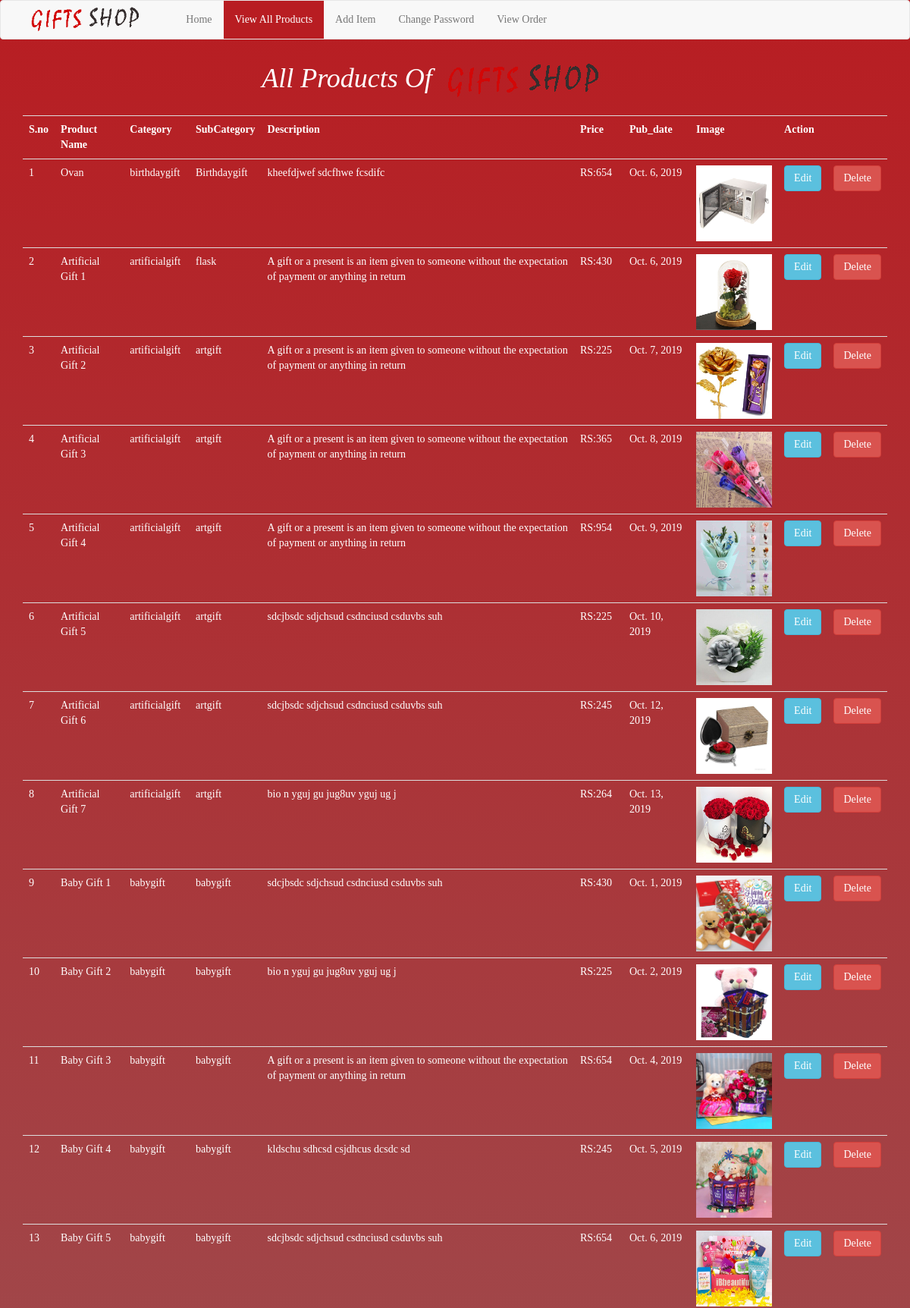
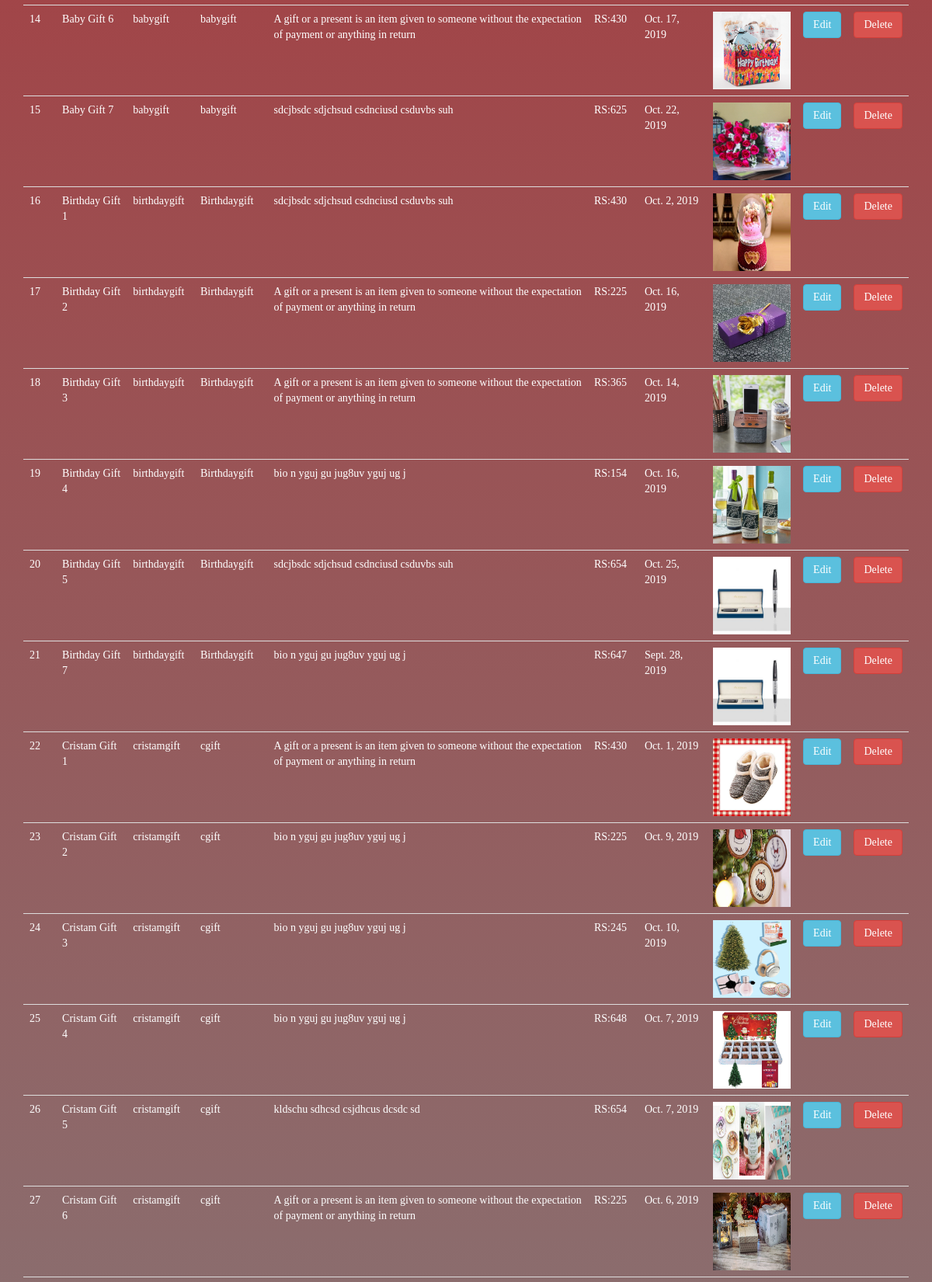
Page /viewallproduct/ (upper part) on the committed database (2 pictures, top to bottom).
### mycart/models.py (models this page shows, shortened)
class Product(models.Model):
	GIFT_CHOICES = [
    ('babygift','BABYGIFT'),
    ('birthdaygift', 'BIRTHDAYGIFT'),
    ('accentsgift','ACCENTSGIFT'),
    ('cristamgift','CRISTAMGIFT'),
    ('toysgift','TOYSGIFT'),
    ('valentinegift','VALENTINEGIFT'),
    ('artificialgift','ARTIFICIALGIFT'),
    ('giftforher','GIFTFORHER'),
    ('giftforhim','GIFTFORHIM'),
]
	product_name = models.CharField(max_length=100,null=True)
	desc = models.CharField(max_length=1000,null=True)
	category = models.CharField(max_length=100, choices=GIFT_CHOICES,default='babygift')
	subcategory = models.CharField(max_length=100,null=True)
	price = models.IntegerField(null=True)
	Image = models.ImageField(upload_to="shop/images",null=True)
	pub_date = models.DateField()

### mycart/views.py (the view)
# urls.py: path('viewallproduct/', views.viewallproduct,name='viewallproduct'),
def viewallproduct(request):
	allpro=Product.objects.all()
	return render(request,'viewallproduct.html',{'allpro':allpro})

### templates/viewallproduct.html (shortened to what this page needs)
{% load static %}
<!DOCTYPE html>
<html lang="en">
<head>
  <link rel="stylesheet" href="https://maxcdn.bootstrapcdn.com/bootstrap/3.4.0/css/bootstrap.min.css">
<link href="//netdna.bootstrapcdn.com/bootstrap/3.2.0/css/bootstrap.min.css" rel="stylesheet" id="bootstrap-css">
</head>
<body>
  <nav class="navbar navbar-default">
  <div class="container-fluid">
    <div class="navbar-header">
      <a href="index.html"><img style="height: 50px;" src="{% static 'images/logo2.png' %}" alt="" /></a>
    </div>
    <ul class="nav navbar-nav">
      <li class="hov"><a href="/">Home</a></li>
      <li class="active"><a style="background-color: #B81D22 !important; color:white;" href="">View All Products</a></li>
      <li class="hov"><a href="{% url 'addproduct' %}">Add Item</a></li>
      <li class="hov"><a href="{% url 'change_password' %}">Change Password</a></li>
      <li class="hov"><a href="{% url 'vieworder' %}">View Order</a></li>
    </ul>
  </div>
</nav>
<center>
  <h1><span style="font-family: century-gothic; font-style: italic;">All Products Of</span><img style="margin-left: -15px;" src="{% static 'images/logo2.png' %}"></h1>
</center>
<div class="container">
      <table align="center" class="table table-border table-hover table-responsive">
            <tr>
                  <th>S.no</th>
                  <th>Product Name</th>
                  <th>Category</th>
                  <th>SubCategory</th>
                  <th>Description</th>
                  <th>Price</th>
                  <th>Pub_date</th>
                  <th>Image</th>
                  <th colspan="2">Action</th>
            </tr>
            {% for i in allpro %}
              <tr>
                <td>{{forloop.counter}}</td>
                <td>{{i.product_name}}</td>
                <td>{{i.category}}</td>
                <td>{{i.subcategory}}</td>
                <td>{{i.desc}}</td>
                <td>RS:{{i.price}}</td>
                <td>{{i.pub_date}}</td>
                <td><a href="/media/{{i.Image}}"><img src="/media/{{i.Image}}" height="100" width="100"></a></td>
                <td><a href="{% url 'editproduct' i.id %}" class="btn btn-info">Edit</a> </td><td><a href="{% url 'deleteproduct' i.id %}" class="btn btn-danger">Delete</a></td>
              </tr>
            {% endfor %}
      </table>
</div>
</body>
</html>

### templates/viewallproduct.html (style rules this page uses)
body { margin: 0; padding: 0; font-family:century gothic; color:white; background-image:linear-gradient(#B81D22,grey,black); background-size:100% 100%; }
td { padding: 10px; }
th { padding: 10px; }

### rows in the picture
Product: product_name "Ovan", category "birthdaygift", subcategory "Birthdaygift", desc "kheefdjwef sdcfhwe fcsdifc", price "654", pub_date "Oct. 6, 2019", Image (picture)
Product: product_name "Artificial Gift 1", category "artificialgift", subcategory "flask", desc "A gift or a present is an item given to someone without the expectation of payment or anything in return", price "430", pub_date "Oct. 6, 2019", Image (picture)
Product: product_name "Artificial Gift 2", category "artificialgift", subcategory "artgift", desc "A gift or a present is an item given to someone without the expectation of payment or anything in return", price "225", pub_date "Oct. 7, 2019", Image (picture)
Product: product_name "Artificial Gift 3", category "artificialgift", subcategory "artgift", desc "A gift or a present is an item given to someone without the expectation of payment or anything in return", price "365", pub_date "Oct. 8, 2019", Image (picture)
Product: product_name "Artificial Gift 4", category "artificialgift", subcategory "artgift", desc "A gift or a present is an item given to someone without the expectation of payment or anything in return", price "954", pub_date "Oct. 9, 2019", Image (picture)
Product: product_name "Artificial Gift 5", category "artificialgift", subcategory "artgift", desc "sdcjbsdc sdjchsud csdnciusd csduvbs suh", price "225", pub_date "Oct. 10, 2019", Image (picture)
Product: product_name "Artificial Gift 6", category "artificialgift", subcategory "artgift", desc "sdcjbsdc sdjchsud csdnciusd csduvbs suh", price "245", pub_date "Oct. 12, 2019", Image (picture)
Product: product_name "Artificial Gift 7", category "artificialgift", subcategory "artgift", desc "bio n yguj gu jug8uv yguj ug j", price "264", pub_date "Oct. 13, 2019", Image (picture)
Product: product_name "Baby Gift 1", category "babygift", subcategory "babygift", desc "sdcjbsdc sdjchsud csdnciusd csduvbs suh", price "430", pub_date "Oct. 1, 2019", Image (picture)
Product: product_name "Baby Gift 2", category "babygift", subcategory "babygift", desc "bio n yguj gu jug8uv yguj ug j", price "225", pub_date "Oct. 2, 2019", Image (picture)
Product: product_name "Baby Gift 3", category "babygift", subcategory "babygift", desc "A gift or a present is an item given to someone without the expectation of payment or anything in return", price "654", pub_date "Oct. 4, 2019", Image (picture)
Product: product_name "Baby Gift 4", category "babygift", subcategory "babygift", desc "kldschu sdhcsd csjdhcus dcsdc sd", price "245", pub_date "Oct. 5, 2019", Image (picture)
Product: product_name "Baby Gift 5", category "babygift", subcategory "babygift", desc "sdcjbsdc sdjchsud csdnciusd csduvbs suh", price "654", pub_date "Oct. 6, 2019", Image (picture)
Product: product_name "Baby Gift 6", category "babygift", subcategory "babygift", desc "A gift or a present is an item given to someone without the expectation of payment or anything in return", price "430", pub_date "Oct. 17, 2019", Image (picture)
Product: product_name "Baby Gift 7", category "babygift", subcategory "babygift", desc "sdcjbsdc sdjchsud csdnciusd csduvbs suh", price "625", pub_date "Oct. 22, 2019", Image (picture)
Product: product_name "Birthday Gift 1", category "birthdaygift", subcategory "Birthdaygift", desc "sdcjbsdc sdjchsud csdnciusd csduvbs suh", price "430", pub_date "Oct. 2, 2019", Image (picture)
Product: product_name "Birthday Gift 2", category "birthdaygift", subcategory "Birthdaygift", desc "A gift or a present is an item given to someone without the expectation of payment or anything in return", price "225", pub_date "Oct. 16, 2019", Image (picture)
Product: product_name "Birthday Gift 3", category "birthdaygift", subcategory "Birthdaygift", desc "A gift or a present is an item given to someone without the expectation of payment or anything in return", price "365", pub_date "Oct. 14, 2019", Image (picture)
Product: product_name "Birthday Gift 4", category "birthdaygift", subcategory "Birthdaygift", desc "bio n yguj gu jug8uv yguj ug j", price "154", pub_date "Oct. 16, 2019", Image (picture)
Product: product_name "Birthday Gift 5", category "birthdaygift", subcategory "Birthdaygift", desc "sdcjbsdc sdjchsud csdnciusd csduvbs suh", price "654", pub_date "Oct. 25, 2019", Image (picture)
Product: product_name "Birthday Gift 7", category "birthdaygift", subcategory "Birthdaygift", desc "bio n yguj gu jug8uv yguj ug j", price "647", pub_date "Sept. 28, 2019", Image (picture)
Product: product_name "Cristam Gift 1", category "cristamgift", subcategory "cgift", desc "A gift or a present is an item given to someone without the expectation of payment or anything in return", price "430", pub_date "Oct. 1, 2019", Image (picture)
Product: product_name "Cristam Gift 2", category "cristamgift", subcategory "cgift", desc "bio n yguj gu jug8uv yguj ug j", price "225", pub_date "Oct. 9, 2019", Image (picture)
Product: product_name "Cristam Gift 3", category "cristamgift", subcategory "cgift", desc "bio n yguj gu jug8uv yguj ug j", price "245", pub_date "Oct. 10, 2019", Image (picture)
Product: product_name "Cristam Gift 4", category "cristamgift", subcategory "cgift", desc "bio n yguj gu jug8uv yguj ug j", price "648", pub_date "Oct. 7, 2019", Image (picture)
Product: product_name "Cristam Gift 5", category "cristamgift", subcategory "cgift", desc "kldschu sdhcsd csjdhcus dcsdc sd", price "654", pub_date "Oct. 7, 2019", Image (picture)
Product: product_name "Cristam Gift 6", category "cristamgift", subcategory "cgift", desc "A gift or a present is an item given to someone without the expectation of payment or anything in return", price "225", pub_date "Oct. 6, 2019", Image (picture)
